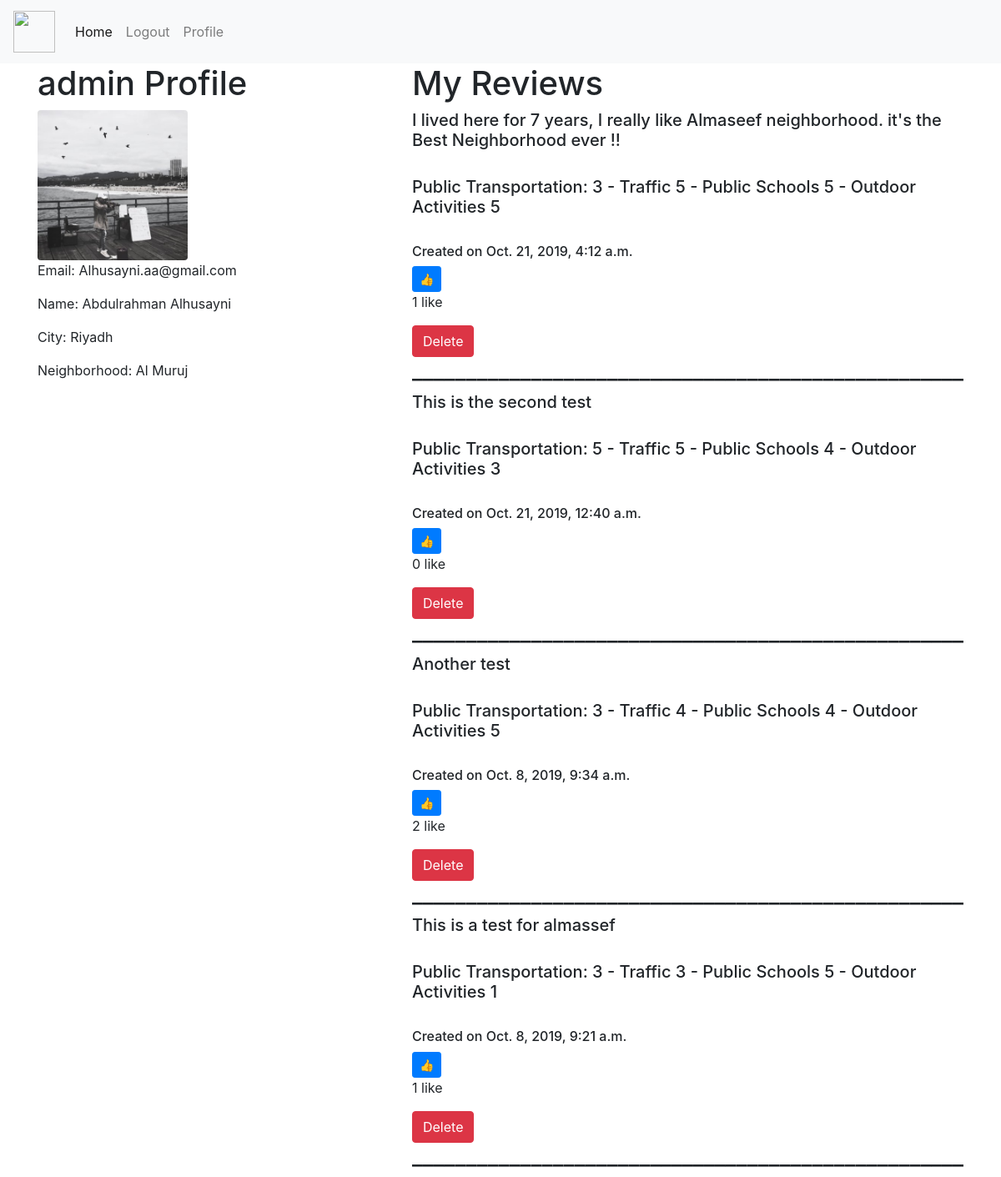
The app's page /profile/ (signed in), older data.
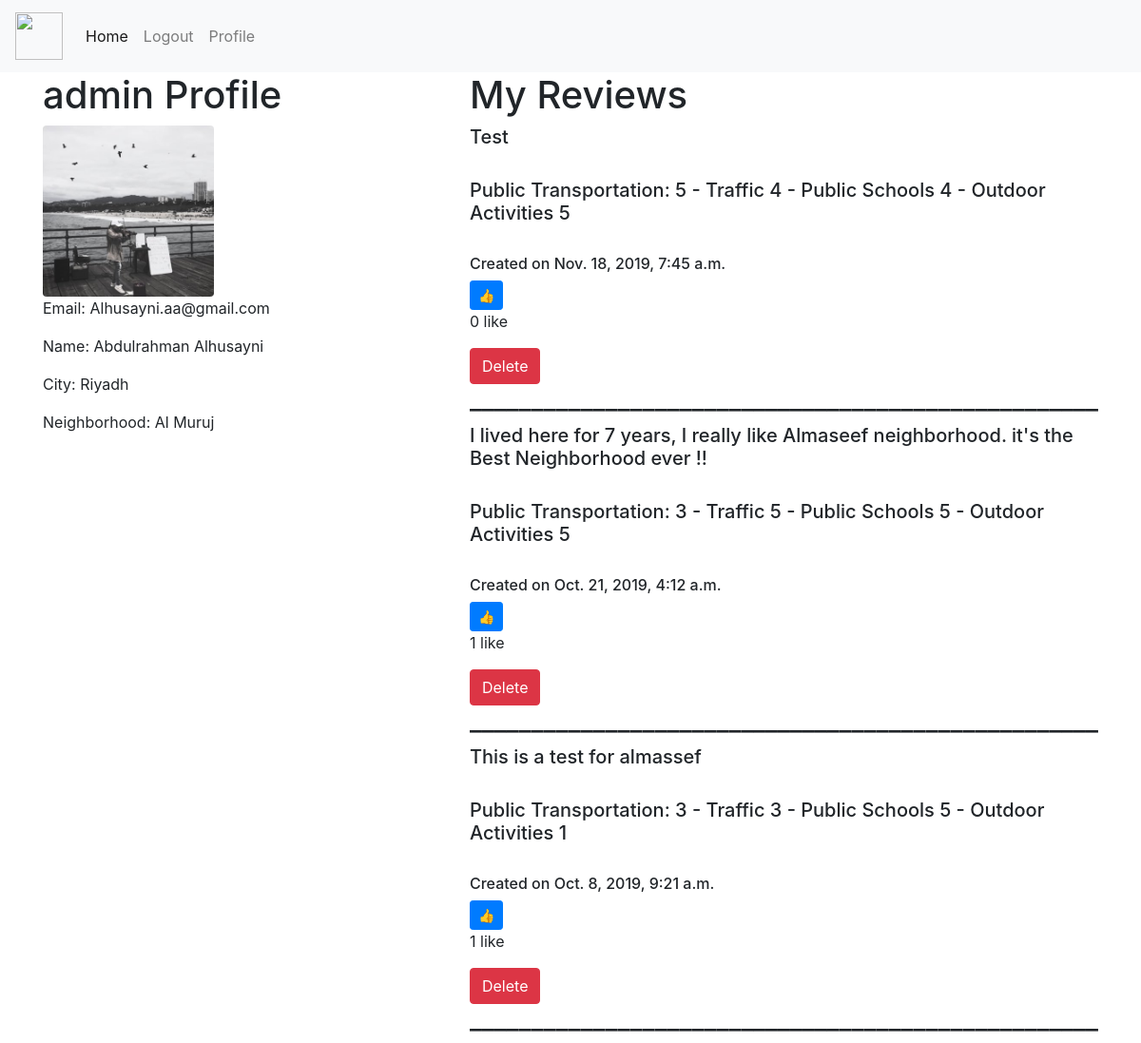
The same page, newer data.
### maindililah/models.py (models this page shows, shortened)
class UsersReview(models.Model):
    user = models.ForeignKey(User, on_delete=models.CASCADE)
    neighborhoodName = models.ForeignKey(Neighborhood, on_delete=models.CASCADE)
    review = models.TextField(blank=False)
    rating1 = models.IntegerField(choices=list(zip(range(1, 6), range(1, 6))), blank=False)
    rating2 = models.IntegerField(choices=list(zip(range(1, 6), range(1, 6))), blank=False)
    rating3 = models.IntegerField(choices=list(zip(range(1, 6), range(1, 6))), blank=False)
    rating4 = models.IntegerField(choices=list(zip(range(1, 6), range(1, 6))), blank=False)
    created = models.DateTimeField(auto_now_add=True,null=True, blank=True)
    like = models.ManyToManyField(User, related_name= 'likes', blank=True)
    def total(self):
        return self.like.count()

### maindililah/views.py (the view)
# urls.py: path('profile/', profile, name= 'profile'),
def profile(request):
    user = request.user
    reviews = UsersReview.objects.filter(user=user).order_by('-created')
    args = {'reviews': reviews}
    return render(request, 'profile.html', args)

### maindililah/templates/profile.html (shortened to what this page needs)
{% extends 'base.html' %}
{% block body %}
<div class="row">
    <div class="col">
        <h1>{{ user.username }} Profile</h1>
        <img src="{{ user.userprofile.profile_picture.url }}" class="rounded" height="180" width="180">
        <p>Email: {{ user.email }}</p>
        <p>Name: {{ user.first_name }} {{ user.last_name }}</p>
        <p>City: {{ user.userprofile.city }}</p>
        <p>Neighborhood: {{ user.userprofile.neighborhood }}</p>
    </div>
    <div class="col">
          <h1>My Reviews</h1>
            <div class="row">
            <div class="col">
                {% for r in reviews %}
                <h5>{{ r.review }}</h5>
            <br>
            <h5>Public Transportation: {{ r.rating1 }}  -  Traffic {{ r.rating2 }}  -  Public Schools {{ r.rating3 }}  - Outdoor Activities {{ r.rating4 }} </h5>
                 <br>
            <h6>Created on {{ r.created }}</h6>
                <form action="{% url 'likereviewonprofile' %}" method="post"  >
                <button type="submit" name="reviewid" value="{{ r.id }}" class="btn btn-primary btn-sm"  >👍</button><p>  {{ r.total }}  like{{ total|pluralize }} </p>
                </form>
                <form action="{% url 'deletereviewonprofile' %}" method="post">
              <button type="submit" name="revid" value="{{ r.id }}" class="btn btn-danger">Delete</button>
            </form>
                  <h3> ___________________________________________________</h3>
                    {% endfor %}
            </div>
                </div>
{% endblock %}

Row changes from the older to the newer data that the page shows:
removed UsersReview: review "This is the second test", rating1 "5", rating2 "5", rating3 "4", rating4 "3", created "Oct. 21, 2019, 12:40 a.m.", total "0"
removed UsersReview: review "Another test", rating1 "3", rating2 "4", rating3 "4", rating4 "5", created "Oct. 8, 2019, 9:34 a.m.", total "2"
added UsersReview: review "Test", rating1 "5", rating2 "4", rating3 "4", rating4 "5", created "Nov. 18, 2019, 7:45 a.m.", total "0"
